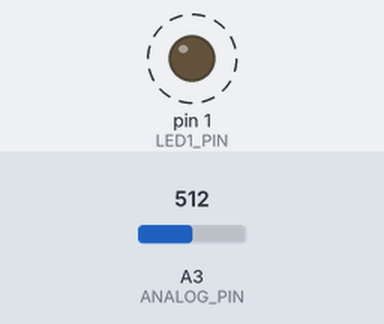
Recording of a sketch running on a simulated Arduino Uno, built with avr-gcc and run on an emulated ATmega328P. On the bench: output pins drawn as LEDs (lit = HIGH). Dashed ring = blinking. The test bench sets the inputs (shaded band); at power-on: A3 (ANALOG_PIN) = 512.

Above: at 5.7 s.
Timing chart, 0 to 8.2 s (numbered marks = the images above):
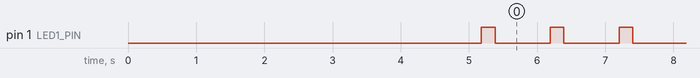

Measured:
- by itself, pin 1 (LED1_PIN): alternates HIGH for 0.20 s and LOW for 0.81 s

The sketch:

attiny-02-serial-analog.ino
```cpp
/*
attiny-02-serial.ino
Octopus engine - oeLAB - 2018/07 TEST
                Attiny 13/85
                RST =--U--= VCC         oeLAB dev board1
 > pinAn/Rx (A) P3 =     = P2 (A1) (3) i2c Clock
 <       Tx (A) P4 =     = P1 /    (2) > LED
               GND =     = P0 /  > (1) i2c Data

> Arduino UNO serial display TTF 320x240
*/

#include <SoftwareSerial.h>

#define RX    3
#define TX    4
SoftwareSerial TSerial(RX, TX); //TSerial for Attiny

#define LED1_PIN        1
#define LED2_PIN        5
#define ANALOG_PIN      3

int sensorValue = 0;  // variable to store the value coming from the sensor

void setup() {
  // initialize digital pin LED_BUILTIN as an output.
  pinMode(LED1_PIN, OUTPUT); //LED_BUILTIN
  //pinMode(ledB, OUTPUT);
  //digitalWrite(ledB, LOW);

   delay(5000); //waiting for serial display init
   TSerial.begin(9600);
   //communication with serial monitor:
   TSerial.println("C"); //clear display
   delay(50);

   TSerial.print("W7");  //change color
   TSerial.print("h");   //horizontal line
   TSerial.print(10);    //set y position
   delay(20);
   TSerial.print("h");   //horizontal line
   TSerial.print(180);   //set y position
   delay(20);
   TSerial.print("R1QAttiny - serial display*");
   TSerial.print("R9Qoctopusengine.org*");
   delay(20);

   TSerial.print("R5W1R5Q...*");
}

int cnt = 0;
// the loop function runs over and over again forever
void loop() {
  digitalWrite(LED1_PIN, HIGH);   // turn the LED on (HIGH is the voltage level)
  //digitalWrite(ledB, LOW);
  delay(200);                       // wait for a second
  digitalWrite(LED1_PIN, LOW);    // turn the LED off by making the voltage LOW
  //digitalWrite(ledB, HIGH);
  delay(800);                      // wait for a second


  // read the value from the sensor:
  sensorValue = analogRead(ANALOG_PIN);

  TSerial.print("Q");
  TSerial.print(String(cnt));
  TSerial.print(": ");
  TSerial.print(String(sensorValue));
  TSerial.print("*");

  cnt++;
}
```
